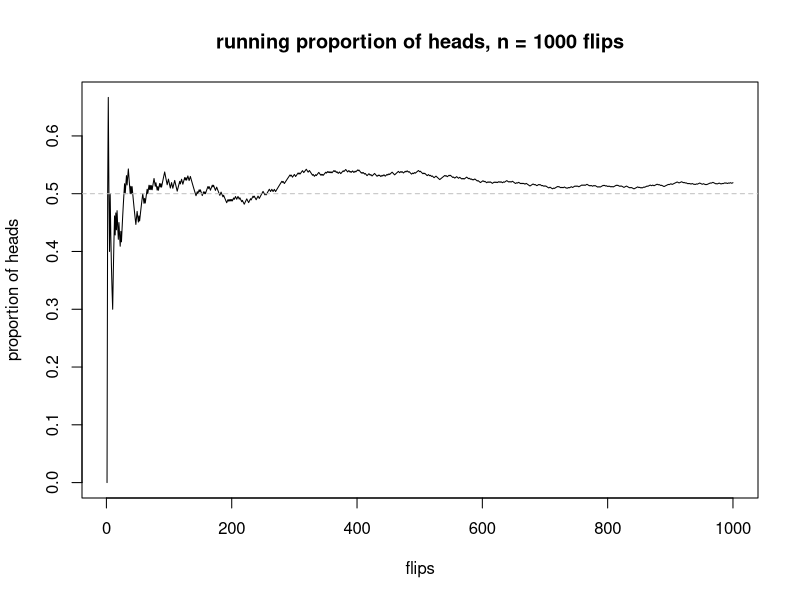

Generate this figure with R:
# running_proportion.R
# MATH 166 -- Statistics (Prof. Andreas Mang)
# Recitation 1: your first simulation.
#
# Flip a fair coin n = 1000 times and plot the running proportion of heads
# against the number of flips. Base R only; no packages needed.
#
# Run:  source("running_proportion.R")     (in R or RStudio, from this folder)

set.seed(0)                      # reproducibility (remove for a fresh draw)

n <- 1000
x <- as.numeric(runif(n) < 0.5)  # 1 = heads
p <- cumsum(x) / seq_len(n)      # running proportion

cat(sprintf("proportion of heads after n = %d flips: %.4f\n", n, p[n]))

plot(seq_len(n), p, type = "l", xlab = "flips", ylab = "proportion of heads",
     main = sprintf("running proportion of heads, n = %d flips", n))
abline(h = 0.5, lty = 2, col = "gray")

# -----------------------------------------------------------------------------
# This script is part of STAN (Statistics: Theory, Applications & Numerics),
# the code repository for MATH 166 at Tufts University:
# https://github.com/andreasmang/stan
